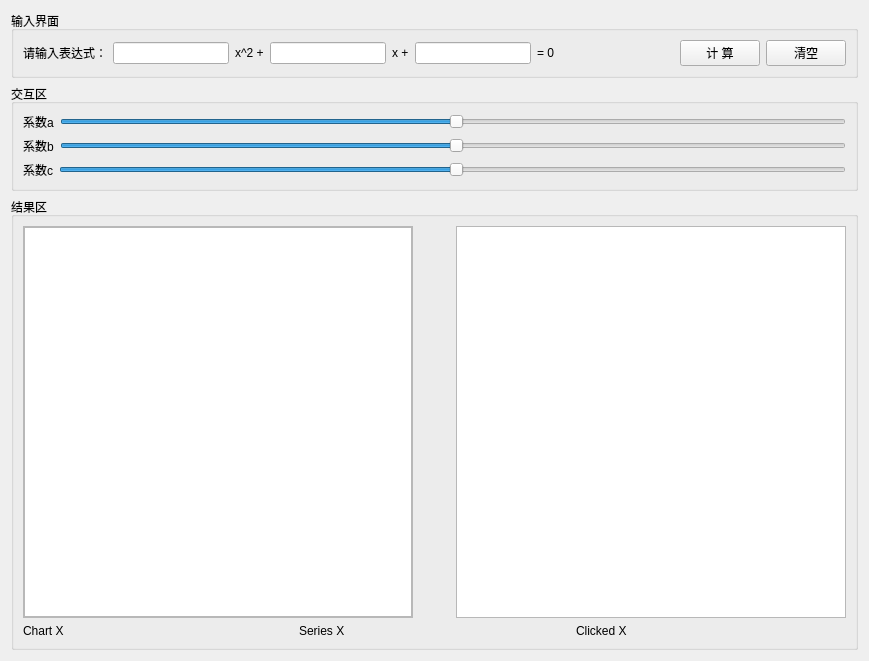
<?xml version="1.0" encoding="UTF-8"?>
<ui version="4.0">
 <class>Form</class>
 <widget class="QWidget" name="Form">
  <property name="geometry">
   <rect>
    <x>0</x>
    <y>0</y>
    <width>869</width>
    <height>661</height>
   </rect>
  </property>
  <property name="windowTitle">
   <string>Form</string>
  </property>
  <layout class="QVBoxLayout" name="verticalLayout_2">
   <item>
    <widget class="QGroupBox" name="groupBox">
     <property name="title">
      <string>输入界面</string>
     </property>
     <layout class="QHBoxLayout" name="horizontalLayout_6">
      <item>
       <widget class="QLabel" name="label_4">
        <property name="text">
         <string>请输入表达式：</string>
        </property>
       </widget>
      </item>
      <item>
       <widget class="QLineEdit" name="para_a">
        <property name="alignment">
         <set>Qt::AlignCenter</set>
        </property>
       </widget>
      </item>
      <item>
       <widget class="QLabel" name="label">
        <property name="text">
         <string>x^2 +</string>
        </property>
       </widget>
      </item>
      <item>
       <widget class="QLineEdit" name="para_b">
        <property name="alignment">
         <set>Qt::AlignCenter</set>
        </property>
       </widget>
      </item>
      <item>
       <widget class="QLabel" name="label_2">
        <property name="text">
         <string>x +</string>
        </property>
       </widget>
      </item>
      <item>
       <widget class="QLineEdit" name="para_c">
        <property name="alignment">
         <set>Qt::AlignCenter</set>
        </property>
       </widget>
      </item>
      <item>
       <widget class="QLabel" name="label_3">
        <property name="text">
         <string>= 0 </string>
        </property>
       </widget>
      </item>
      <item>
       <spacer name="horizontalSpacer">
        <property name="orientation">
         <enum>Qt::Horizontal</enum>
        </property>
        <property name="sizeHint" stdset="0">
         <size>
          <width>40</width>
          <height>20</height>
         </size>
        </property>
       </spacer>
      </item>
      <item>
       <widget class="QPushButton" name="btn_calc">
        <property name="text">
         <string>计 算</string>
        </property>
       </widget>
      </item>
      <item>
       <widget class="QPushButton" name="btn_clear">
        <property name="text">
         <string>清空</string>
        </property>
       </widget>
      </item>
     </layout>
    </widget>
   </item>
   <item>
    <widget class="QGroupBox" name="groupBox_2">
     <property name="title">
      <string>交互区</string>
     </property>
     <layout class="QVBoxLayout" name="verticalLayout">
      <item>
       <layout class="QHBoxLayout" name="horizontalLayout_3">
        <item>
         <widget class="QLabel" name="label_5">
          <property name="text">
           <string>系数a</string>
          </property>
         </widget>
        </item>
        <item>
         <widget class="QSlider" name="slider_a">
          <property name="minimum">
           <number>1</number>
          </property>
          <property name="maximum">
           <number>100</number>
          </property>
          <property name="singleStep">
           <number>1</number>
          </property>
          <property name="value">
           <number>51</number>
          </property>
          <property name="orientation">
           <enum>Qt::Horizontal</enum>
          </property>
          <property name="invertedAppearance">
           <bool>false</bool>
          </property>
          <property name="invertedControls">
           <bool>false</bool>
          </property>
          <property name="tickPosition">
           <enum>QSlider::NoTicks</enum>
          </property>
         </widget>
        </item>
       </layout>
      </item>
      <item>
       <layout class="QHBoxLayout" name="horizontalLayout_4">
        <item>
         <widget class="QLabel" name="label_6">
          <property name="text">
           <string>系数b</string>
          </property>
         </widget>
        </item>
        <item>
         <widget class="QSlider" name="slider_b">
          <property name="value">
           <number>50</number>
          </property>
          <property name="orientation">
           <enum>Qt::Horizontal</enum>
          </property>
         </widget>
        </item>
       </layout>
      </item>
      <item>
       <layout class="QHBoxLayout" name="horizontalLayout_5">
        <item>
         <widget class="QLabel" name="label_7">
          <property name="text">
           <string>系数c</string>
          </property>
         </widget>
        </item>
        <item>
         <widget class="QSlider" name="slider_c">
          <property name="sliderPosition">
           <number>50</number>
          </property>
          <property name="orientation">
           <enum>Qt::Horizontal</enum>
          </property>
         </widget>
        </item>
       </layout>
      </item>
     </layout>
    </widget>
   </item>
   <item>
    <widget class="QGroupBox" name="groupBox_3">
     <property name="title">
      <string>结果区</string>
     </property>
     <layout class="QVBoxLayout" name="verticalLayout_3">
      <item>
       <layout class="QHBoxLayout" name="horizontalLayout_7" stretch="4,0,4">
        <item>
         <widget class="QFrame" name="frame">
          <property name="minimumSize">
           <size>
            <width>300</width>
            <height>0</height>
           </size>
          </property>
          <property name="frameShape">
           <enum>QFrame::StyledPanel</enum>
          </property>
          <property name="frameShadow">
           <enum>QFrame::Raised</enum>
          </property>
          <layout class="QHBoxLayout" name="horizontalLayout">
           <property name="spacing">
            <number>0</number>
           </property>
           <property name="leftMargin">
            <number>0</number>
           </property>
           <property name="topMargin">
            <number>0</number>
           </property>
           <property name="rightMargin">
            <number>0</number>
           </property>
           <property name="bottomMargin">
            <number>0</number>
           </property>
           <item>
            <widget class="QChartView" name="graphicsView">
             <property name="minimumSize">
              <size>
               <width>300</width>
               <height>0</height>
              </size>
             </property>
            </widget>
           </item>
          </layout>
         </widget>
        </item>
        <item>
         <spacer name="horizontalSpacer_2">
          <property name="orientation">
           <enum>Qt::Horizontal</enum>
          </property>
          <property name="sizeHint" stdset="0">
           <size>
            <width>37</width>
            <height>17</height>
           </size>
          </property>
         </spacer>
        </item>
        <item>
         <widget class="QPlainTextEdit" name="plainTextEdit"/>
        </item>
       </layout>
      </item>
      <item>
       <layout class="QHBoxLayout" name="horizontalLayout_2">
        <item>
         <widget class="QLabel" name="labChartXY">
          <property name="minimumSize">
           <size>
            <width>100</width>
            <height>0</height>
           </size>
          </property>
          <property name="text">
           <string>Chart X</string>
          </property>
         </widget>
        </item>
        <item>
         <widget class="QLabel" name="labHoverXY">
          <property name="minimumSize">
           <size>
            <width>100</width>
            <height>0</height>
           </size>
          </property>
          <property name="text">
           <string>Series X</string>
          </property>
         </widget>
        </item>
        <item>
         <widget class="QLabel" name="labClickXY">
          <property name="minimumSize">
           <size>
            <width>100</width>
            <height>0</height>
           </size>
          </property>
          <property name="text">
           <string>Clicked X</string>
          </property>
         </widget>
        </item>
       </layout>
      </item>
     </layout>
    </widget>
   </item>
  </layout>
 </widget>
 <customwidgets>
  <customwidget>
   <class>QChartView</class>
   <extends>QGraphicsView</extends>
   <header location="global">QChartView.h</header>
  </customwidget>
 </customwidgets>
 <resources/>
 <connections/>
</ui>
